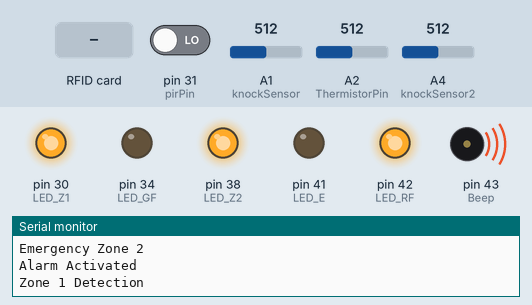
Recording of a sketch running on a simulated Arduino Mega 2560, built with avr-gcc and run on an emulated ATmega2560. Parts: output pins drawn as LEDs (lit = HIGH), buzzer (waves = sounding, pin HIGH), the last lines printed to the serial monitor. The test bench sets the inputs (shaded band); at power-on: pin 31 (pirPin) LOW, A1 (knockSensor) = 512, A2 (ThermistorPin) = 512, A4 (knockSensor2) = 512. Pins used as bus, display or sensor lines are not drawn.

Above: at 1.2 s.
1.3 s: RFID card 5E 7A 19 C4 held to the reader
At 1.64 s:
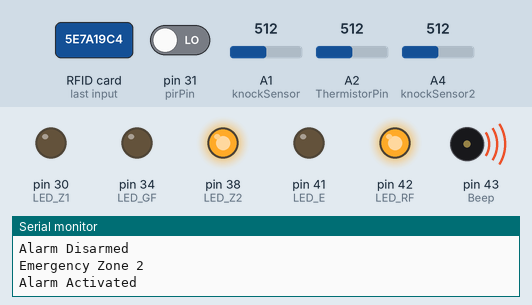
3.0 s: pin 31 (pirPin) driven HIGH
At 3.5 s:
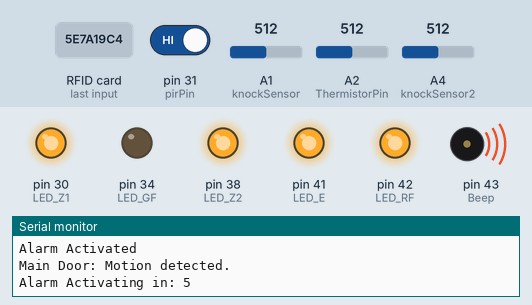
4.6 s: RFID card 5E 7A 19 C4 held to the reader
At 7.2 s:
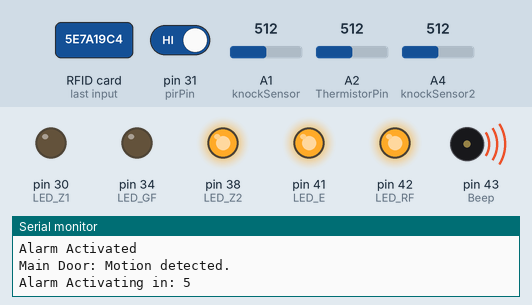
Timing chart, 0 to 13.7 s (numbered marks = the images above; inputs shaded):
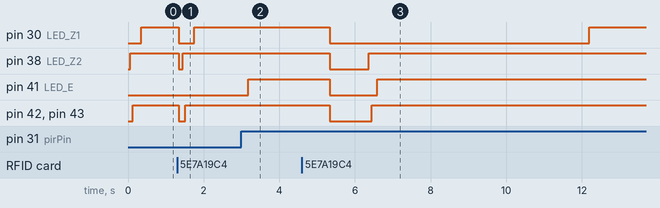

Measured:
- after the input at 1.3 s, pin 30 (LED_Z1): HIGH → LOW at once, → HIGH 0.40 s later; pin 38 (LED_Z2): HIGH → LOW at once, → HIGH 0.10 s later; pin 42 (LED_RF), pin 43 (Beep): HIGH → LOW at once, → HIGH 0.18 s later
- after the input at 3.0 s, pin 41 (LED_E): LOW → HIGH after 0.18 s
- after the input at 4.6 s, pin 30 (LED_Z1): HIGH → LOW after 0.74 s, → HIGH 6.9 s later; pin 38 (LED_Z2): HIGH → LOW after 0.74 s, → HIGH 1.0 s later; pin 41 (LED_E): HIGH → LOW after 0.74 s, → HIGH 1.3 s later; pin 42 (LED_RF), pin 43 (Beep): HIGH → LOW after 0.74 s, → HIGH 1.1 s later

The sketch:

MY_CODE_V3.ino
```cpp
// Include necessary libraries
#include <Keypad.h>             // Library for using Keypad
#include <Password.h>           // Library for using Password
#include <MFRC522.h>            // Library for using RFID
#include <SPI.h>                // Library for using SPI

// Define pins for various components
#define pirPin 31               // PIR Sensor
#define RST_PIN 6               // RFID Reset Pin
#define SS_PIN  53              // RFID SS Pin
#define Beep 43                 // Alarm Buzzer
#define LED_E  41               // Entry/Exit LED
#define LED_Z2 38               // Zone 2 LED
#define LED_Z1 30               // Zone 1 LED
#define LED_GF 34               // Green LED on the front of the model to indicate if the alarm is armed or not
#define LED_RF 42               // Red LED on the front of the model to indicate if the alarm has been activated or not

// Initialize RFID variables
MFRC522 mfrc522(SS_PIN, RST_PIN);   // Create RFID object
boolean RFIDMode = true;            // Boolean to change modes

// Initialize Zone 1 variables
const int knockSensor = A1;         // Knock Sensor Pin
const int knockSensor2 = A4;
const int threshold = 180;          // Knock Sensor Threshold
//int sensorReading = 0;
//int knockValue=0;

// Initialize Temperature Sensor variables
int ThermistorPin = A2;
int Vo;
float R1 = 10000;
float logR2, R2, T, Tc;
float c1 = 1.009249522e-03, c2 = 2.378405444e-04, c3 = 2.019202697e-07;

// Initialize alarm state
bool Alarm_State=false;

// Initialize My_Delay variables
int period = 5000;                  // Delay period in ms
unsigned long time_now = 0;

// Initialize Keypad variables
const byte ROWS = 4;                // Number of rows
const byte COLS = 4;                // Number of columns
char keys[ROWS][COLS] = {           // Define keypad layout
  {'1','2','3','A'},
  {'4','5','6','B'},
  {'7','8','9','C'},
  {'*','0','#','D'}
};
byte rowPins[ROWS] = {22, 23, 24, 25};  // Connect rows to these pins
byte colPins[COLS] = {26, 27, 28, 29};  // Connect columns to these pins
Keypad keypad = Keypad( makeKeymap(keys), rowPins, colPins, ROWS, COLS ); // Create keypad object

// Initialize variables to hold the new password
String newPasswordString;
char newPassword[6];
Password password = Password("1616");  // Initialize password to "1616"
byte maxPasswordLength = 6;            // Maximum length of password
byte currentPasswordLength = 0;        // Current length of password


void setup() {
// Start serial communication at 9600
  Serial.begin(9600);
  pinMode(pirPin, INPUT);
// Initialize SPI bus and MFRC522 RFID reader
  SPI.begin();
  mfrc522.PCD_Init();
// Set the LED and Beeper pins as an output.
  pinMode(LED_E, OUTPUT);
  pinMode(LED_Z1, OUTPUT);
  pinMode(LED_Z2, OUTPUT);
  pinMode(LED_RF, OUTPUT);
  pinMode(LED_GF, OUTPUT);
  pinMode(Beep, OUTPUT);

}


void loop(){
 // Call various functions in loop
  my_key();    // Handle keypad inputs
  Entry_Exit();    // Check entry/exit zone for motion
  Zone_1();    // Check zone 1 for knock detection
  emergency();    // Check for overheating
  RFID();    // Check for RFID card present

}


//Entry_Exit is a delay zone
void Entry_Exit(){
  // Check if alarm is activated and motion is detected
  if (Alarm_State == 1 && digitalRead(pirPin) == HIGH) {
    // Print message to serial monitor and activate LED E
    Serial.println("Main Door: Motion detected.");
    my_key();
    digitalWrite(LED_E, HIGH);
    countdown();    // Start countdown to disarm alarm
    if (Alarm_State == 0) {
      return;
    }
    RFID();    // Check for RFID card present
    TurnOnAlarm();    // Activate alarm
    }
  }


//Zone 1 is an immediate zone
void Zone_1(){
 // Check if alarm is activated and knock sensor threshold is exceeded
  if (Alarm_State == 1 && analogRead(knockSensor) >= threshold) {
    // Print message to serial monitor and activate LED Z1
    Serial.println("Zone 1 Detection");
    TurnOnAlarm();    // Activate alarm
    digitalWrite(LED_Z1, HIGH);
    my_key();
    }
  }

//Emergency Zone
void emergency(){
  // Read thermistor sensor value and calculate temperature
  Vo = analogRead(ThermistorPin);
  R2 = R1 * (1023.0 / (float)Vo - 1.0);
  logR2 = log(R2);
  T = (1.0 / (c1 + c2 * logR2 + c3 * logR2 * logR2 * logR2));
  Tc = T - 273.15;
  if(Tc >50){
    Serial.println(Tc);
  }
  if(Tc>100){
  // Check if temperature is above 100 degrees
    // Activate alarm and print message to serial monitor
    Alarm_State = 1;
    Serial.println("Emergency Zone 2");
    digitalWrite(LED_Z2, HIGH);

    TurnOnAlarm();    // Activate alarm
    RFID();    // Check for RFID card present
    My_Delay();    // Wait for some time
  }
  if (analogRead(knockSensor2) >= threshold) {
    // Activate alarm and print message to serial monitor
    Alarm_State = 1;
    Serial.println("Emergency Zone 2");
    digitalWrite(LED_Z2, HIGH);
    RFID();    // Check for RFID card present
    TurnOnAlarm();    // Activate alarm
    if(Alarm_State ==0){
      return;
    }
  }
  //My_Delay();    // Wait for some time


}

void My_Delay(){
  time_now = millis();
  while(millis() < time_now + period){
        //wait approx. [period] ms
    if(Alarm_State ==0){
      return;
    }
  }
}

void countdown(){
  // The loop counts down
  for(int x = 1; x<6; x++){
    if (Alarm_State == 0) {
      return;
    }
    // Print out the current count to the serial monitor
    Serial.print("Alarm Activating in: ");
    Serial.println(6-x);
    // Call the function "my_key" to handle any inputs from the keypad
    my_key();
    RFID();
    // Delay for 1 second
    delay(1000);
  }
}
// Function to turn on the alarm
void TurnOnAlarm(){
  Serial.println("Alarm Activated"); // Print a message to the Serial Monitor
  digitalWrite(LED_GF,LOW); // Turn off the LED connected to the GF pin
  digitalWrite(LED_RF,HIGH); // Turn on the LED connected to the RF pin
  digitalWrite(Beep,HIGH); // Turn on the beep sound
  my_key(); // Call the function to check if the correct key is inserted
  RFID(); // Call the function to check the RFID card
}

// Function to turn off the alarm
void TurnOffAlarm(){
  Serial.println("Alarm Disarmed"); // Print a message to the Serial Monitor
  digitalWrite(Beep,LOW); // Turn off the beep sound
  digitalWrite(LED_RF,LOW); // Turn off the LED connected to the RF pin
  digitalWrite(LED_E,LOW); // Turn off the LED connected to the E pin
  digitalWrite(LED_Z1,LOW); // Turn off the LED connected to the Z1 pin
  digitalWrite(LED_Z2,LOW); // Turn off the LED connected to the Z2 pin
  digitalWrite(LED_GF,LOW); // Turn off the LED connected to the GF pin
  Alarm_State=false; // Set the alarm state to false
}


void RFID(){

  // Look for new cards, and select one if present
  if ( ! mfrc522.PICC_IsNewCardPresent() || ! mfrc522.PICC_ReadCardSerial() ) {
    delay(50);
    return;
  }
  //Serial.println();
  Serial.println("Card Read OK!!");
  Alarm_State = !Alarm_State;
    //Serial.println(Alarm_State);
    if (Alarm_State == 1){
      Serial.println("System Armed!!!");
      digitalWrite(LED_GF,HIGH);
    }
    else{
      TurnOffAlarm();
    }

  // Halt PICC and re-select it so DumpToSerial doesn't get confused
  mfrc522.PICC_HaltA();
  if ( ! mfrc522.PICC_IsNewCardPresent() || ! mfrc522.PICC_ReadCardSerial() ) {
    return;
  }
  delay(500);

}
// my_key function to get a key from the keypad
void my_key(){
  // Read the key from the keypad
  char key = keypad.getKey();

  // If a key is pressed
  if (key != NO_KEY){
      // Wait for 60 ms
      delay(60);
      switch (key){
        case 'A':
          // Do nothing if key 'A' is pressed
          break;
        case 'B':
          // Do nothing if key 'B' is pressed
          break;
        case 'C':
          // Do nothing if key 'C' is pressed
          break;
        case 'D':
          // Do nothing if key 'D' is pressed
          break;
        case '#':
          // Check the password if key '#' is pressed
          checkPassword();
          break;
        case '*':
          // Reset the password if key '*' is pressed
          resetPassword();
          break;
        default:
          processNumberKey(key);
      }
  }
}

// processNumberKey function to process number keys
void processNumberKey(char key) {
   // Print the key to the serial monitor
   Serial.print(key);
   // Increase the length of the current password
   currentPasswordLength++;
   // Append the key to the password
   password.append(key);
   // If the length of the current password reaches the maximum length
   if (currentPasswordLength == maxPasswordLength) {
      // Check the password
      checkPassword();
   }
}

// checkPassword function to check the password
void checkPassword() {
   // If the password is correct
  if (password.evaluate()){
    Serial.println(" Correct!");
    Alarm_State = !Alarm_State;
    //Serial.println(Alarm_State);
    if (Alarm_State == 1){
      Serial.println("System Armed!!!");
      digitalWrite(LED_GF,HIGH);
      }
    else{
      TurnOffAlarm();
      }
  }
  else {
      // Print "Wrong password!" to the serial monitor
      Serial.println(" Wrong password!");
   }
   // Reset the password
   resetPassword();
}

void resetPassword() {
   // Reset the password
   password.reset();
   // Reset the length of the current password
   currentPasswordLength = 0;
}
```
